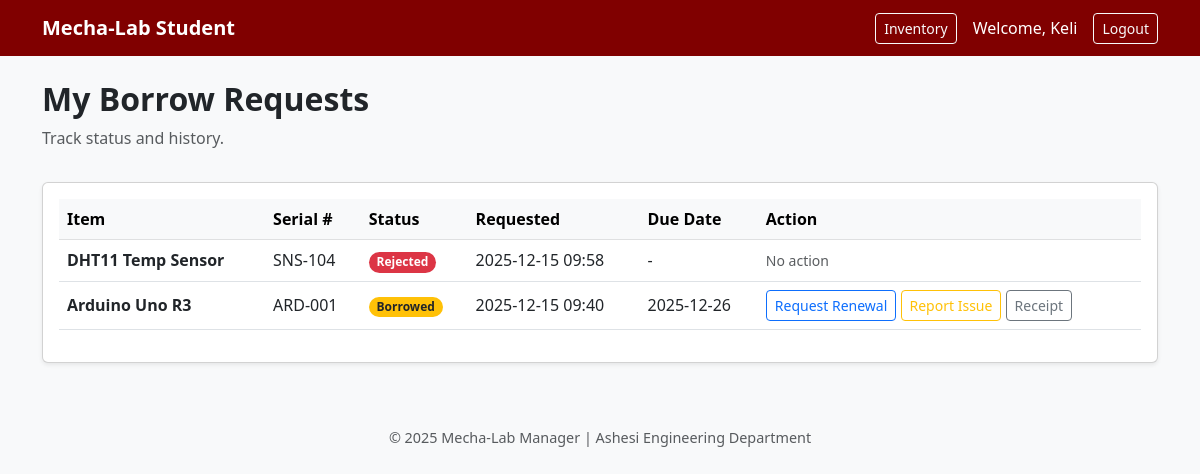
Screenshot of /view/my_requests.php (signed in) with the database file from the repository.
### tables this page shows
CREATE TABLE `loans` (
  `loan_id` int(11) NOT NULL,
  `user_id` int(11) NOT NULL,
  `item_id` int(11) NOT NULL,
  `status` enum('Pending','Approved','Borrowed','Returned','Rejected') NOT NULL DEFAULT 'Pending',
  `request_date` datetime NOT NULL DEFAULT current_timestamp(),
  `approve_date` datetime DEFAULT NULL,
  `due_date` datetime DEFAULT NULL,
  `borrow_date` datetime DEFAULT NULL,
  `return_date` datetime DEFAULT NULL,
  `status_at_return` enum('Good','Damaged') DEFAULT NULL,
  `notes` text DEFAULT NULL,
  `renewals_count` int(11) DEFAULT 0,
  `max_renewals` int(11) DEFAULT 1,
  `desired_start_date` datetime DEFAULT NULL,
  `desired_end_date` datetime DEFAULT NULL,
  `checklist` text DEFAULT NULL,
  `renewal_requested` tinyint(1) DEFAULT 0
);

CREATE TABLE `inventory` (
  `item_id` int(11) NOT NULL,
  `category_id` int(11) DEFAULT NULL,
  `item_name` varchar(100) NOT NULL,
  `serial_number` varchar(50) NOT NULL,
  `description` text DEFAULT NULL,
  `status` enum('Available','Borrowed','Broken','Lost') DEFAULT 'Available',
  `image_url` varchar(255) DEFAULT NULL
);

### view/my_requests.php (the view, shortened to what this page needs)
<?php
include "../settings/connection.php";
$userId = $_SESSION['user_id'];
$sql = "SELECT l.*, i.item_name, i.serial_number FROM loans l
        JOIN inventory i ON i.item_id = l.item_id
        WHERE l.user_id = $userId ORDER BY l.request_date DESC";
$result = $conn->query($sql);
?>
<?php include 'header.php'; ?>
<nav class="navbar navbar-expand-lg navbar-dark mb-4" style="background-color: #800000;">
    <div class="container">
        <a class="navbar-brand fw-bold" href="dashboard.php">Mecha-Lab Student</a>
        <div class="d-flex text-white align-items-center">
            <a href="dashboard.php" class="btn btn-outline-light btn-sm me-3">Inventory</a>
            <span class="me-3">Welcome, <?php echo $_SESSION['fname']; ?></span>
            <a href="../actions/logout.php" class="btn btn-outline-light btn-sm">Logout</a>
        </div>
    </div>
    </nav>
<div class="container">
    <div class="row mb-3">
        <div class="col">
            <h2 class="text-dark fw-bold">My Borrow Requests</h2>
            <p class="text-muted">Track status and history.</p>
        </div>
    </div>
    <div class="card shadow-sm">
        <div class="card-body">
            <div class="table-responsive">
                <table class="table table-hover align-middle">
                    <thead class="table-light">
                        <tr>
                            <th>Item</th>
                            <th>Serial #</th>
                            <th>Status</th>
                            <th>Requested</th>
                            <th>Due Date</th>
                            <th>Action</th>
                        </tr>
                    </thead>
                    <tbody>
                        <?php if ($result && $result->num_rows > 0): ?>
                            <?php while($row = $result->fetch_assoc()): ?>
                                <?php
                                    $badge = 'bg-secondary';
                                    if ($row['status'] == 'Borrowed') $badge = 'bg-warning text-dark';
                                    if ($row['status'] == 'Rejected') $badge = 'bg-danger';
                                ?>
                                <tr>
                                    <td class="fw-bold"><?php echo $row['item_name']; ?></td>
                                    <td><?php echo $row['serial_number']; ?></td>
                                    <td><span class="badge rounded-pill <?php echo $badge; ?>"><?php echo $row['status']; ?></span></td>
                                    <td><?php echo date('Y-m-d H:i', strtotime($row['request_date'])); ?></td>
                                    <td><?php echo $row['due_date'] ? date('Y-m-d', strtotime($row['due_date'])) : '-'; ?></td>
                                    <td>
                                        <?php if ($row['status'] == 'Pending'): ?>
                                            <a href="../actions/cancel_loan.php?id=<?php echo $row['loan_id']; ?>" class="btn btn-sm btn-outline-danger" onclick="return confirm('Cancel this request?');">Cancel</a>
                                        <?php elseif ($row['status'] == 'Borrowed'): ?>
                                            <a href="../actions/request_renewal.php?id=<?php echo $row['loan_id']; ?>" class="btn btn-sm btn-outline-primary">Request Renewal</a>
                                            <a href="../actions/report_issue.php?id=<?php echo $row['loan_id']; ?>" class="btn btn-sm btn-outline-warning">Report Issue</a>
                                            <a href="receipt.php?id=<?php echo $row['loan_id']; ?>" class="btn btn-sm btn-outline-secondary">Receipt</a>
                                        <?php elseif ($row['status'] == 'Returned'): ?>
                                            <a href="receipt.php?id=<?php echo $row['loan_id']; ?>" class="btn btn-sm btn-outline-secondary">Receipt</a>
                                        <?php else: ?>
                                            <span class="text-muted small">No action</span>
                                        <?php endif; ?>
                                    </td>
                                </tr>
                            <?php endwhile; ?>
                        <?php else: ?>
                            <tr><td colspan="6" class="text-center text-muted py-4">No requests found.</td></tr>
                        <?php endif; ?>
                    </tbody>
                </table>
            </div>
        </div>
    </div>
 </div>
<?php include 'footer.php'; ?>

### assets/css/style.css (style rules this page uses)
:root { --ashesi-maroon: #800000; --tech-blue: #0d6efd; }
body { font-family: 'Segoe UI', Tahoma, Geneva, Verdana, sans-serif; }

### rows the page displays
loans: item.item_name "DHT11 Temp Sensor", item.serial_number "SNS-104", status "Rejected", request_date "2025-12-15 09:58", shows "No action"
loans: item.item_name "Arduino Uno R3", item.serial_number "ARD-001", status "Borrowed", request_date "2025-12-15 09:40", due_date "2025-12-26"

### other values shown
$_SESSION['fname'] "Keli"
